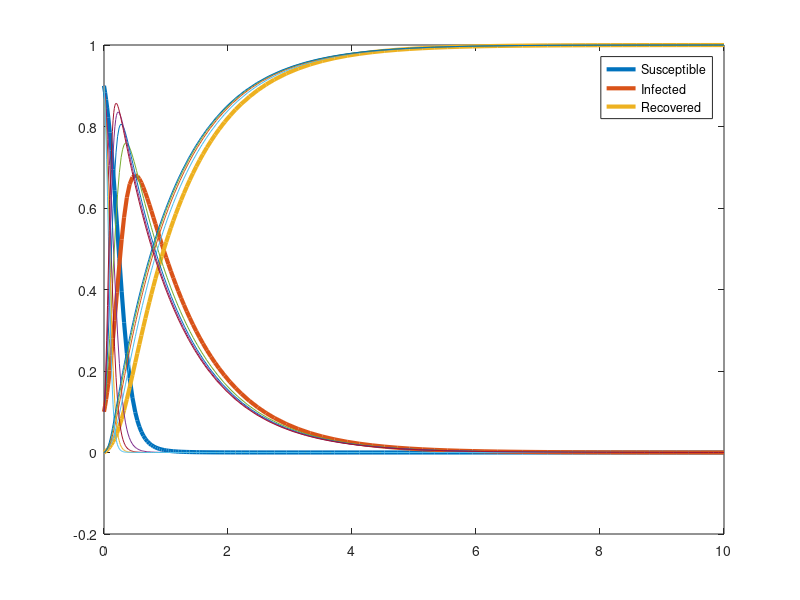

MATLAB code to generate this figure:
clear all 
a=10; b=1; 

%S=y(1), I=y(2), R=y(3)
f=@(t,y) [-a.*y(1).*y(2); 
    a.*y(1).*y(2)-b.*y(2); 
    b.*y(2)];
s0=0.9; i0=0.1; r0=0; 
y0= [s0 i0 r0]; 
[t ,sol]=ode45(f,[0 10],y0); 


figure() 
p=plot(t,sol); 
set(p,'linewidth',3) 
legend('Susceptible','Infected','Recovered') 
hold on 

% Increasing infectious coefficient 
for a=[15 20 25 30] 
    f=@(t,y) [-a.*y(1).*y(2); 
        a.*y(1).*y(2)-b.*y(2); 
        b.*y(2)];
    [t ,sol]=ode45(f,[0 10],y0); 
    plot(t,sol); 
    legend('Susceptible','Infected','Recovered') 
end